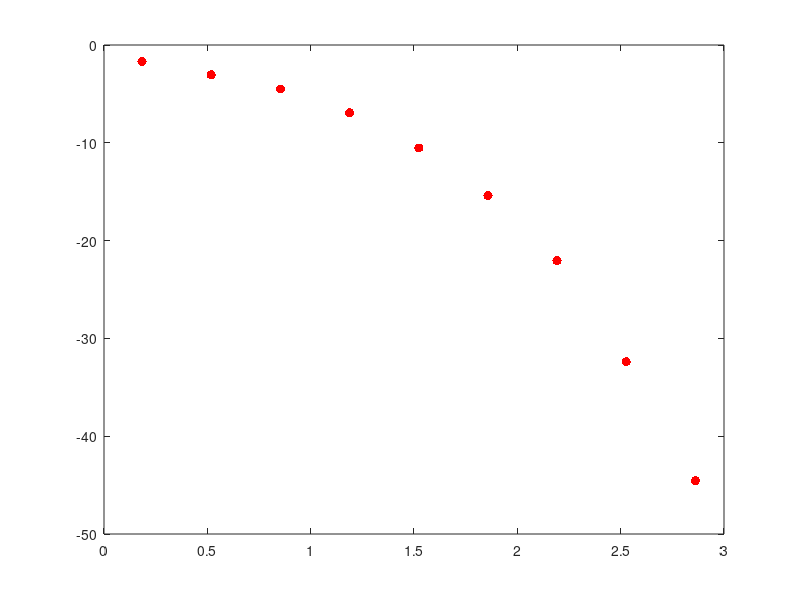

The MATLAB script that drew this image: (Note: this script raises an error after producing the figure.)

x = [0.184 0.519 0.854 1.188 1.523 1.858 2.192 2.527 2.862];
y = [-1.687 -3.056 -4.493 -6.928 -10.524 -15.4 -22.049 -32.380 -44.538];


plot(x, y , '.r' , 'MarkerSize' , 20);

expr = leastSquareMetod(x , y , 2 , true);
px = 0:0.1:3;
hold on;
plot(px , subs(expr , px));

 try_ = sym('(y - (a*x*log(x) + b*exp(x) + c))^2');
 try2 = sym(0);
 
 for(i= 1: numel(x))
     
     try2 = try2 + subs(try_ ,{'x' 'y'} , {x(i) y(i)});
     
 end
 
 disp('test++++++++++++++')
 da = diff(try2 , 'a')
 db = diff(try2 , 'b')
 dc = diff(try2 , 'c')
 disp('test++++++++++++++')
 
solve(da , db ,dc)
 

ty = (a.*px.*log(px) + b.*exp(px) + c);
plot(px , ty);

ny = subs(expr , x);
disp('residual for square function');
delta = sum((ny - y).^2)